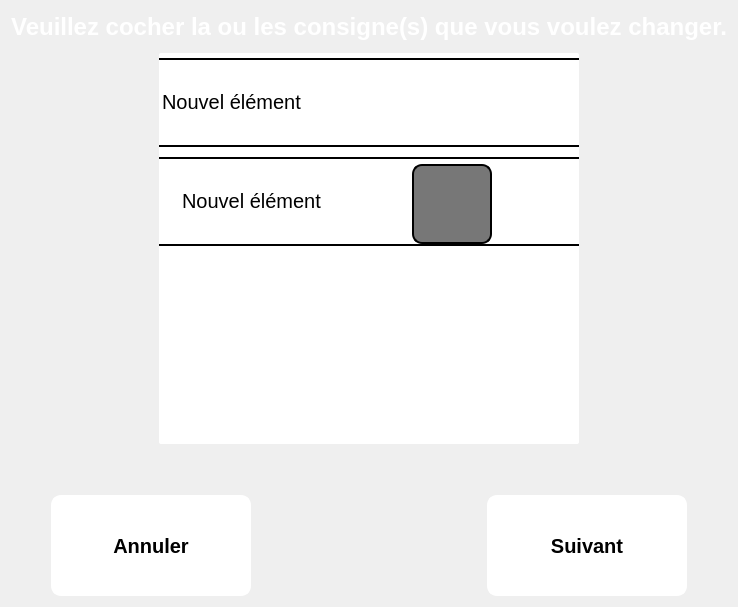
       <widget class="QWidget" name="P_checkboxechange">
        <layout class="QGridLayout" name="gridLayout_5">
         <item row="0" column="0">
          <widget class="QLabel" name="label_3">
           <property name="minimumSize">
            <size>
             <width>0</width>
             <height>31</height>
            </size>
           </property>
           <property name="maximumSize">
            <size>
             <width>16777215</width>
             <height>31</height>
            </size>
           </property>
           <property name="font">
            <font>
             <pointsize>18</pointsize>
             <weight>75</weight>
             <bold>true</bold>
            </font>
           </property>
           <property name="styleSheet">
            <string notr="true">color: rgb(255, 255, 255);
font: bold 18pt ;</string>
           </property>
           <property name="text">
            <string>Veuillez cocher la ou les consigne(s) que vous voulez changer.</string>
           </property>
           <property name="alignment">
            <set>Qt::AlignCenter</set>
           </property>
          </widget>
         </item>
         <item row="1" column="0">
          <layout class="QHBoxLayout" name="horizontalLayout_6">
           <property name="margin">
            <number>5</number>
           </property>
           <item>
            <spacer name="horizontalSpacer_11">
             <property name="orientation">
              <enum>Qt::Horizontal</enum>
             </property>
             <property name="sizeType">
              <enum>QSizePolicy::MinimumExpanding</enum>
             </property>
             <property name="sizeHint" stdset="0">
              <size>
               <width>40</width>
               <height>20</height>
              </size>
             </property>
            </spacer>
           </item>
           <item>
            <widget class="QListWidget" name="ListBoxes">
             <property name="sizePolicy">
              <sizepolicy hsizetype="MinimumExpanding" vsizetype="MinimumExpanding">
               <horstretch>0</horstretch>
               <verstretch>0</verstretch>
              </sizepolicy>
             </property>
             <property name="minimumSize">
              <size>
               <width>420</width>
               <height>391</height>
              </size>
             </property>
             <property name="maximumSize">
              <size>
               <width>420</width>
               <height>391</height>
              </size>
             </property>
             <property name="font">
              <font>
               <pointsize>15</pointsize>
               <weight>50</weight>
               <bold>false</bold>
              </font>
             </property>
             <property name="styleSheet">
              <string notr="true">QListWidget::item {
     margin :5 0 5 0; 
     border-bottom:2px solid black;
     border-top:2px solid black;
	 font:15pt;
     background-color: white;
	 min-height:85px; 
     max-height:85px;
 
}

QListWidget{
    background-color: white;
	border-radius: 2px;
 	font:15pt;
	position:center;
}


 QScrollBar::vertical{
	border-radius: 2px;
	width:60px;	
    border: 2px solid white;
	background: grey;
	margin:25 1 25 1;
}

QScrollBar::handle:vertical{
	border-radius: 27px;
	border: 2px solid;
	min-height: 40px;
    min-width:53px;
    max-height: 53px;
    max-width:40px;		
	border-color: rgb(66, 66, 66);
	background: white
}
QScrollBar::add-line:vertical {
    border: 2px solid white;
    border-radius:16px;    
    background: grey;
    height: 25px;
    subcontrol-position: top;
    subcontrol-origin: margin;
}

QScrollBar::sub-line:vertical {
	border-radius:16px;    
	border: 2px solid white;
    background: grey;
    height: 25px;
    subcontrol-position: bottom;
    subcontrol-origin: margin;
}
QScrollBar:down-arrow:vertical, QScrollBar::up-arrow:vertical{
    width: 10px;
    height: 10px;
    background: white;
}

QScrollBar::add-page:vertical, QScrollBar::sub-page:vertical {
    background: none;
}

QListWidget::indicator{
	border:2px solid black;
border-radius:10px;
	min-height:80px;
	min-width:80px;
	max-height:80px;
	max-width:80px;
	right:-250px;
	top:-30px;
	
}



QListWidget::indicator::unchecked {
    border:2px solid black;
	background-color: rgb(255, 255, 255);
	min-height:80px;
	min-width:80px;
	max-height:80px;
	max-width:80px;
	right:-250px;
	top:-30px;
}

QListWidget::indicator::checked {
     
	border:2px solid black;
	
	background-color: rgb(119, 119, 119);
	min-height:80px;
	min-width:80px;
	max-height:80px;
	max-width:80px;
	right:-250px;
	top:-30px;

}

</string>
             </property>
             <property name="verticalScrollBarPolicy">
              <enum>Qt::ScrollBarAsNeeded</enum>
             </property>
             <property name="horizontalScrollBarPolicy">
              <enum>Qt::ScrollBarAlwaysOff</enum>
             </property>
             <property name="editTriggers">
              <set>QAbstractItemView::NoEditTriggers</set>
             </property>
             <property name="showDropIndicator" stdset="0">
              <bool>true</bool>
             </property>
             <property name="selectionMode">
              <enum>QAbstractItemView::NoSelection</enum>
             </property>
             <property name="flow">
              <enum>QListView::TopToBottom</enum>
             </property>
             <property name="resizeMode">
              <enum>QListView::Adjust</enum>
             </property>
             <property name="layoutMode">
              <enum>QListView::Batched</enum>
             </property>
             <item>
              <property name="text">
               <string>Nouvel élément</string>
              </property>
              <property name="checkState">
               <enum>Unchecked</enum>
              </property>
             </item>
             <item>
              <property name="text">
               <string>Nouvel élément</string>
              </property>
              <property name="checkState">
               <enum>Checked</enum>
              </property>
             </item>
            </widget>
           </item>
           <item>
            <spacer name="horizontalSpacer_12">
             <property name="orientation">
              <enum>Qt::Horizontal</enum>
             </property>
             <property name="sizeType">
              <enum>QSizePolicy::MinimumExpanding</enum>
             </property>
             <property name="sizeHint" stdset="0">
              <size>
               <width>40</width>
               <height>20</height>
              </size>
             </property>
            </spacer>
           </item>
          </layout>
         </item>
         <item row="2" column="0">
          <spacer name="verticalSpacer_7">
           <property name="orientation">
            <enum>Qt::Vertical</enum>
           </property>
           <property name="sizeType">
            <enum>QSizePolicy::Fixed</enum>
           </property>
           <property name="sizeHint" stdset="0">
            <size>
             <width>20</width>
             <height>40</height>
            </size>
           </property>
          </spacer>
         </item>
         <item row="3" column="0">
          <layout class="QHBoxLayout" name="horizontalLayout_5">
           <item>
            <spacer name="horizontalSpacer_9">
             <property name="orientation">
              <enum>Qt::Horizontal</enum>
             </property>
             <property name="sizeType">
              <enum>QSizePolicy::Fixed</enum>
             </property>
             <property name="sizeHint" stdset="0">
              <size>
               <width>40</width>
               <height>20</height>
              </size>
             </property>
            </spacer>
           </item>
           <item>
            <widget class="QPushButton" name="B_Cancel_Change">
             <property name="minimumSize">
              <size>
               <width>200</width>
               <height>101</height>
              </size>
             </property>
             <property name="maximumSize">
              <size>
               <width>200</width>
               <height>101</height>
              </size>
             </property>
             <property name="font">
              <font>
               <pointsize>15</pointsize>
               <weight>75</weight>
               <italic>false</italic>
               <bold>true</bold>
              </font>
             </property>
             <property name="styleSheet">
              <string notr="true">QPushButton:flat:pressed{ 

	background-color: #ECF0F1;
}

QPushButton:flat {   
    	border:2px solid white;
		border-style: outset;
        border-radius:10px;
        background-color: rgb(255, 255, 255);
}</string>
             </property>
             <property name="text">
              <string>Annuler</string>
             </property>
             <property name="flat">
              <bool>true</bool>
             </property>
            </widget>
           </item>
           <item>
            <spacer name="horizontalSpacer_8">
             <property name="orientation">
              <enum>Qt::Horizontal</enum>
             </property>
             <property name="sizeHint" stdset="0">
              <size>
               <width>40</width>
               <height>20</height>
              </size>
             </property>
            </spacer>
           </item>
           <item>
            <widget class="QPushButton" name="B_Next_Change">
             <property name="minimumSize">
              <size>
               <width>200</width>
               <height>101</height>
              </size>
             </property>
             <property name="maximumSize">
              <size>
               <width>200</width>
               <height>101</height>
              </size>
             </property>
             <property name="font">
              <font>
               <pointsize>15</pointsize>
               <weight>75</weight>
               <italic>false</italic>
               <bold>true</bold>
              </font>
             </property>
             <property name="styleSheet">
              <string notr="true">QPushButton:flat:pressed{ 

	background-color: #ECF0F1;
}

QPushButton:flat {   
    	border:2px solid white;
		border-style: outset;
        border-radius:10px;
        background-color: rgb(255, 255, 255);
}</string>
             </property>
             <property name="text">
              <string>Suivant</string>
             </property>
             <property name="flat">
              <bool>true</bool>
             </property>
            </widget>
           </item>
           <item>
            <spacer name="horizontalSpacer_10">
             <property name="orientation">
              <enum>Qt::Horizontal</enum>
             </property>
             <property name="sizeType">
              <enum>QSizePolicy::Fixed</enum>
             </property>
             <property name="sizeHint" stdset="0">
              <size>
               <width>40</width>
               <height>20</height>
              </size>
             </property>
            </spacer>
           </item>
          </layout>
         </item>
        </layout>
       </widget>
